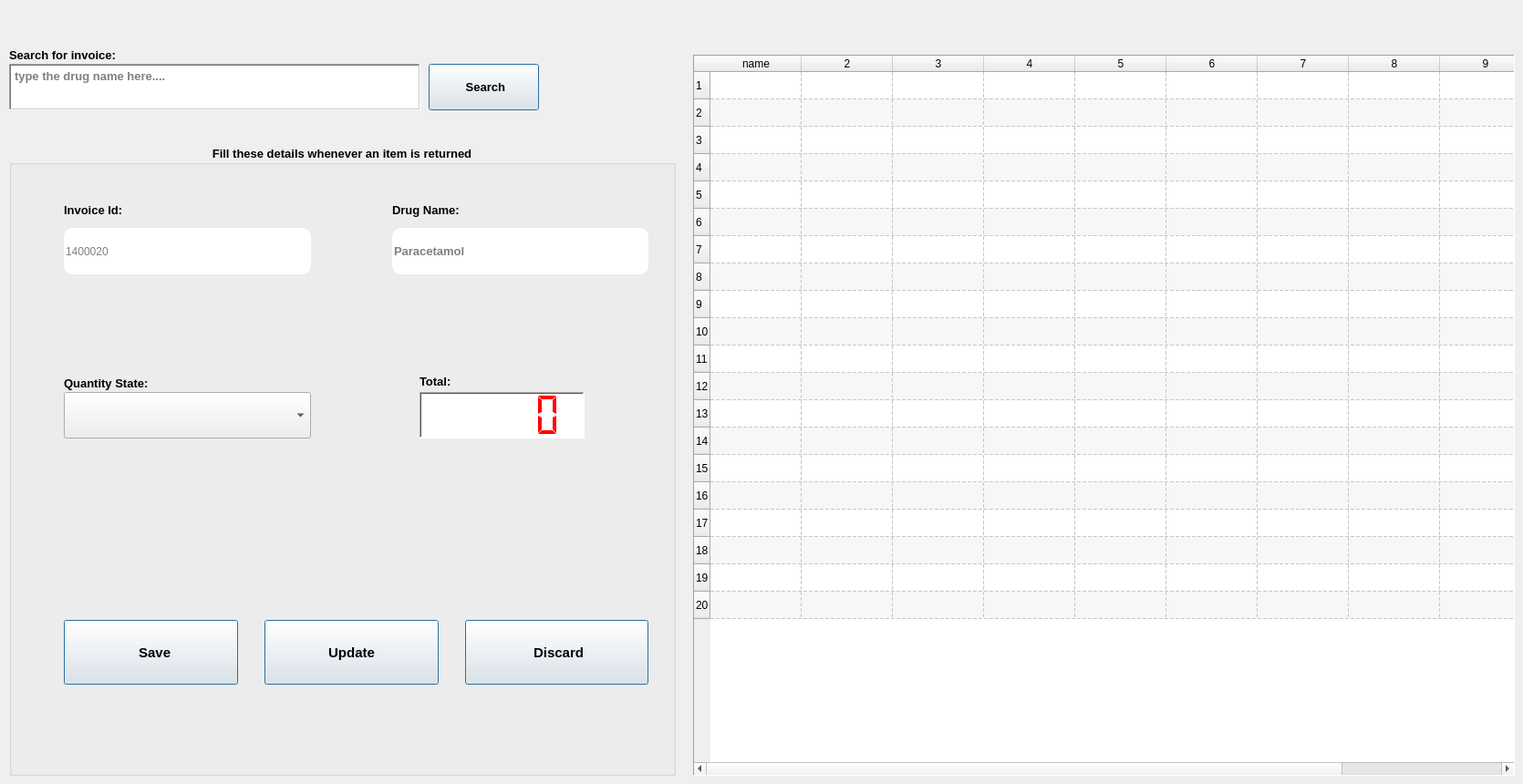
     <widget class="QWidget" name="return_tab_4">
      <attribute name="title">
       <string>RETURN</string>
      </attribute>
      <widget class="QPlainTextEdit" name="return_Searchbar">
       <property name="geometry">
        <rect>
         <x>10</x>
         <y>70</y>
         <width>451</width>
         <height>51</height>
        </rect>
       </property>
       <property name="font">
        <font>
         <family>Segoe UI</family>
         <pointsize>10</pointsize>
         <weight>75</weight>
         <bold>true</bold>
         <underline>false</underline>
        </font>
       </property>
       <property name="frameShape">
        <enum>QFrame::WinPanel</enum>
       </property>
       <property name="frameShadow">
        <enum>QFrame::Sunken</enum>
       </property>
       <property name="verticalScrollBarPolicy">
        <enum>Qt::ScrollBarAlwaysOff</enum>
       </property>
       <property name="horizontalScrollBarPolicy">
        <enum>Qt::ScrollBarAsNeeded</enum>
       </property>
       <property name="sizeAdjustPolicy">
        <enum>QAbstractScrollArea::AdjustIgnored</enum>
       </property>
       <property name="backgroundVisible">
        <bool>false</bool>
       </property>
       <property name="centerOnScroll">
        <bool>false</bool>
       </property>
       <property name="placeholderText">
        <string>type the drug name here....</string>
       </property>
      </widget>
      <widget class="QLabel" name="lbl_search_69">
       <property name="geometry">
        <rect>
         <x>10</x>
         <y>50</y>
         <width>161</width>
         <height>20</height>
        </rect>
       </property>
       <property name="font">
        <font>
         <family>Segoe UI</family>
         <pointsize>10</pointsize>
         <weight>75</weight>
         <bold>true</bold>
         <underline>false</underline>
        </font>
       </property>
       <property name="text">
        <string>Search for invoice: </string>
       </property>
      </widget>
      <widget class="QPushButton" name="btn_search_return">
       <property name="geometry">
        <rect>
         <x>470</x>
         <y>70</y>
         <width>121</width>
         <height>51</height>
        </rect>
       </property>
       <property name="font">
        <font>
         <family>Segoe UI</family>
         <pointsize>10</pointsize>
         <weight>75</weight>
         <bold>true</bold>
        </font>
       </property>
       <property name="text">
        <string> Search</string>
       </property>
       <property name="icon">
        <iconset resource="Materials.qrc">
         <normaloff>:/new/Icons/Search.png</normaloff>:/new/Icons/Search.png</iconset>
       </property>
       <property name="iconSize">
        <size>
         <width>45</width>
         <height>45</height>
        </size>
       </property>
       <property name="default">
        <bool>true</bool>
       </property>
      </widget>
      <widget class="QTableWidget" name="my_table_20">
       <property name="geometry">
        <rect>
         <x>760</x>
         <y>60</y>
         <width>901</width>
         <height>791</height>
        </rect>
       </property>
       <property name="frameShape">
        <enum>QFrame::Panel</enum>
       </property>
       <property name="autoScroll">
        <bool>true</bool>
       </property>
       <property name="editTriggers">
        <set>QAbstractItemView::DoubleClicked</set>
       </property>
       <property name="tabKeyNavigation">
        <bool>false</bool>
       </property>
       <property name="showDropIndicator" stdset="0">
        <bool>true</bool>
       </property>
       <property name="dragDropOverwriteMode">
        <bool>true</bool>
       </property>
       <property name="alternatingRowColors">
        <bool>true</bool>
       </property>
       <property name="selectionBehavior">
        <enum>QAbstractItemView::SelectRows</enum>
       </property>
       <property name="gridStyle">
        <enum>Qt::DashLine</enum>
       </property>
       <property name="sortingEnabled">
        <bool>true</bool>
       </property>
       <property name="rowCount">
        <number>20</number>
       </property>
       <property name="columnCount">
        <number>10</number>
       </property>
       <attribute name="horizontalHeaderCascadingSectionResizes">
        <bool>true</bool>
       </attribute>
       <attribute name="horizontalHeaderShowSortIndicator" stdset="0">
        <bool>true</bool>
       </attribute>
       <attribute name="verticalHeaderCascadingSectionResizes">
        <bool>true</bool>
       </attribute>
       <attribute name="verticalHeaderShowSortIndicator" stdset="0">
        <bool>true</bool>
       </attribute>
       <row/>
       <row/>
       <row/>
       <row/>
       <row/>
       <row/>
       <row/>
       <row/>
       <row/>
       <row/>
       <row/>
       <row/>
       <row/>
       <row/>
       <row/>
       <row/>
       <row/>
       <row/>
       <row/>
       <row/>
       <column>
        <property name="text">
         <string>name</string>
        </property>
       </column>
       <column/>
       <column/>
       <column/>
       <column/>
       <column/>
       <column/>
       <column/>
       <column/>
       <column/>
       <item row="0" column="1">
        <property name="text">
         <string/>
        </property>
        <property name="textAlignment">
         <set>AlignCenter</set>
        </property>
       </item>
      </widget>
      <widget class="QGroupBox" name="groupBox_5">
       <property name="geometry">
        <rect>
         <x>10</x>
         <y>160</y>
         <width>731</width>
         <height>691</height>
        </rect>
       </property>
       <property name="font">
        <font>
         <family>Segoe UI</family>
         <pointsize>10</pointsize>
         <weight>75</weight>
         <bold>true</bold>
        </font>
       </property>
       <property name="title">
        <string>Fill these details whenever an item is returned</string>
       </property>
       <property name="alignment">
        <set>Qt::AlignHCenter|Qt::AlignTop</set>
       </property>
       <widget class="QLineEdit" name="sale_drug_name_4">
        <property name="geometry">
         <rect>
          <x>420</x>
          <y>90</y>
          <width>281</width>
          <height>51</height>
         </rect>
        </property>
        <property name="layoutDirection">
         <enum>Qt::LeftToRight</enum>
        </property>
        <property name="autoFillBackground">
         <bool>false</bool>
        </property>
        <property name="styleSheet">
         <string notr="true">background-color: white;
color: black;
border-radius: 10px;</string>
        </property>
        <property name="placeholderText">
         <string>Paracetamol</string>
        </property>
        <property name="clearButtonEnabled">
         <bool>true</bool>
        </property>
       </widget>
       <widget class="QLabel" name="label_707">
        <property name="geometry">
         <rect>
          <x>450</x>
          <y>250</y>
          <width>51</width>
          <height>16</height>
         </rect>
        </property>
        <property name="font">
         <font>
          <family>MS Shell Dlg 2</family>
          <pointsize>10</pointsize>
          <weight>75</weight>
          <bold>true</bold>
         </font>
        </property>
        <property name="text">
         <string>Total:</string>
        </property>
       </widget>
       <widget class="QLabel" name="label_705">
        <property name="geometry">
         <rect>
          <x>60</x>
          <y>250</y>
          <width>151</width>
          <height>21</height>
         </rect>
        </property>
        <property name="font">
         <font>
          <family>MS Shell Dlg 2</family>
          <pointsize>10</pointsize>
          <weight>75</weight>
          <bold>true</bold>
         </font>
        </property>
        <property name="text">
         <string>Quantity State:</string>
        </property>
       </widget>
       <widget class="QLabel" name="label_704">
        <property name="geometry">
         <rect>
          <x>420</x>
          <y>60</y>
          <width>111</width>
          <height>21</height>
         </rect>
        </property>
        <property name="font">
         <font>
          <family>Segoe UI</family>
          <pointsize>10</pointsize>
          <weight>75</weight>
          <italic>false</italic>
          <bold>true</bold>
          <underline>false</underline>
         </font>
        </property>
        <property name="text">
         <string>Drug Name:</string>
        </property>
       </widget>
       <widget class="QPushButton" name="btn_clear_return">
        <property name="geometry">
         <rect>
          <x>500</x>
          <y>520</y>
          <width>201</width>
          <height>71</height>
         </rect>
        </property>
        <property name="font">
         <font>
          <family>Segoe UI</family>
          <pointsize>11</pointsize>
          <weight>75</weight>
          <bold>true</bold>
          <underline>false</underline>
         </font>
        </property>
        <property name="text">
         <string> Discard</string>
        </property>
        <property name="icon">
         <iconset resource="Materials.qrc">
          <normaloff>:/new/Icons/Remove.png</normaloff>:/new/Icons/Remove.png</iconset>
        </property>
        <property name="iconSize">
         <size>
          <width>50</width>
          <height>50</height>
         </size>
        </property>
        <property name="default">
         <bool>true</bool>
        </property>
       </widget>
       <widget class="QLineEdit" name="sale_txt_batchCode_4">
        <property name="geometry">
         <rect>
          <x>60</x>
          <y>90</y>
          <width>271</width>
          <height>51</height>
         </rect>
        </property>
        <property name="font">
         <font>
          <family>MS Shell Dlg 2</family>
          <pointsize>9</pointsize>
          <weight>50</weight>
          <bold>false</bold>
         </font>
        </property>
        <property name="autoFillBackground">
         <bool>false</bool>
        </property>
        <property name="styleSheet">
         <string notr="true">background-color: white;
color: black;
border-radius: 10px;</string>
        </property>
        <property name="placeholderText">
         <string>1400020</string>
        </property>
        <property name="clearButtonEnabled">
         <bool>true</bool>
        </property>
       </widget>
       <widget class="QLCDNumber" name="sale_lcd_total_5">
        <property name="geometry">
         <rect>
          <x>450</x>
          <y>270</y>
          <width>181</width>
          <height>51</height>
         </rect>
        </property>
        <property name="styleSheet">
         <string notr="true">background-color: white;
color: red;</string>
        </property>
        <property name="frameShape">
         <enum>QFrame::WinPanel</enum>
        </property>
        <property name="frameShadow">
         <enum>QFrame::Sunken</enum>
        </property>
        <property name="smallDecimalPoint">
         <bool>false</bool>
        </property>
        <property name="digitCount">
         <number>5</number>
        </property>
        <property name="segmentStyle">
         <enum>QLCDNumber::Flat</enum>
        </property>
        <property name="intValue" stdset="0">
         <number>0</number>
        </property>
       </widget>
       <widget class="QComboBox" name="sale_quantity_status_4">
        <property name="geometry">
         <rect>
          <x>60</x>
          <y>270</y>
          <width>271</width>
          <height>51</height>
         </rect>
        </property>
        <property name="maxVisibleItems">
         <number>4</number>
        </property>
        <property name="insertPolicy">
         <enum>QComboBox::InsertAlphabetically</enum>
        </property>
       </widget>
       <widget class="QPushButton" name="btn_edit_return">
        <property name="geometry">
         <rect>
          <x>280</x>
          <y>520</y>
          <width>191</width>
          <height>71</height>
         </rect>
        </property>
        <property name="font">
         <font>
          <family>Segoe UI</family>
          <pointsize>11</pointsize>
          <weight>75</weight>
          <bold>true</bold>
          <underline>false</underline>
         </font>
        </property>
        <property name="text">
         <string>Update</string>
        </property>
        <property name="icon">
         <iconset resource="Materials.qrc">
          <normaloff>:/new/Icons/Edit Property.png</normaloff>:/new/Icons/Edit Property.png</iconset>
        </property>
        <property name="iconSize">
         <size>
          <width>50</width>
          <height>50</height>
         </size>
        </property>
        <property name="default">
         <bool>true</bool>
        </property>
       </widget>
       <widget class="QLabel" name="label_703">
        <property name="geometry">
         <rect>
          <x>60</x>
          <y>60</y>
          <width>101</width>
          <height>21</height>
         </rect>
        </property>
        <property name="font">
         <font>
          <family>MS Shell Dlg 2</family>
          <pointsize>10</pointsize>
          <weight>75</weight>
          <bold>true</bold>
         </font>
        </property>
        <property name="text">
         <string>Invoice Id:</string>
        </property>
       </widget>
       <widget class="QPushButton" name="btn_save_return">
        <property name="geometry">
         <rect>
          <x>60</x>
          <y>520</y>
          <width>191</width>
          <height>71</height>
         </rect>
        </property>
        <property name="font">
         <font>
          <family>Segoe UI</family>
          <pointsize>11</pointsize>
          <weight>75</weight>
          <bold>true</bold>
          <underline>false</underline>
         </font>
        </property>
        <property name="text">
         <string>  Save</string>
        </property>
        <property name="icon">
         <iconset resource="Materials.qrc">
          <normaloff>:/new/Icons/Save.png</normaloff>:/new/Icons/Save.png</iconset>
        </property>
        <property name="iconSize">
         <size>
          <width>50</width>
          <height>50</height>
         </size>
        </property>
        <property name="default">
         <bool>true</bool>
        </property>
       </widget>
      </widget>
     </widget>
